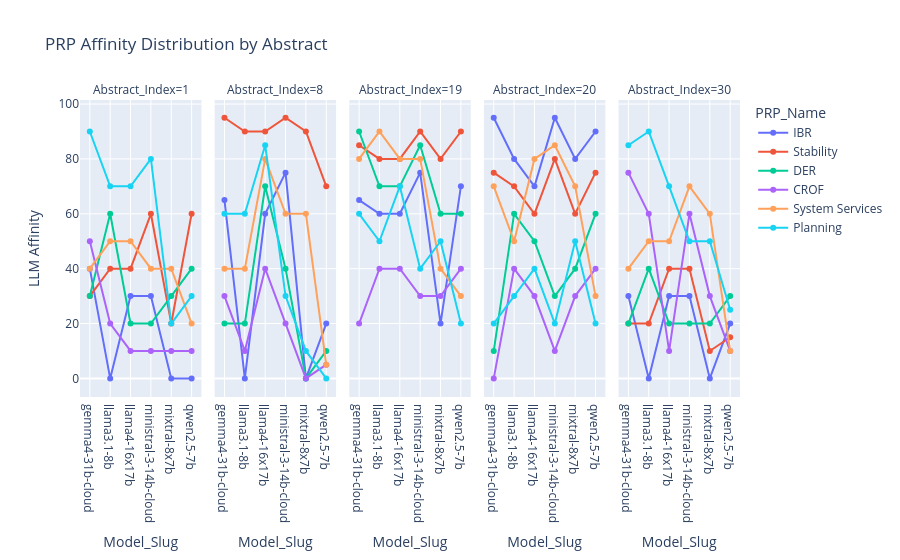

Write notebook code for a chart like this one.
### Code cell
fig = px.line(
    prp_df[prp_df['Abstract_Index'].isin([1,8,20, 19, 30])], #ra_df[ra_df['Abstract_Index'].isin([7,8,9])],
    # x='Abstract_Index',
    y='LLM_Affinity',
    # color='Model_Slug',
    # points='all',
    # hover_data='PRP_Name',
    # facet_row='PRP_Name',

    facet_col='Abstract_Index',
    color = 'PRP_Name',
    x = 'Model_Slug',
    title=f'PRP Affinity Distribution by Abstract',
    markers = True
 )
# fig.update_xaxes(range=[0.5,10.5])
fig.update_layout(yaxis_title='LLM Affinity')
# fig.update_xaxes(tickangle=45)
fig.show()

### Figure 1 — Plotly figure (JSON) as saved in the notebook; plotly's stock layout.template omitted (floating-point values rounded to 4 significant figures)
{"data": [{"hovertemplate": "PRP_Name=IBR<br>Abstract_Index=1<br>Model_Slug=%{x}<br>LLM_Affinity=%{y}<extra></extra>", "legendgroup": "IBR", "line": {"color": "#636efa", "dash": "solid"}, "marker": {"symbol": "circle"}, "mode": "lines+markers", "name": "IBR", "orientation": "v", "showlegend": true, "type": "scatter", "x": ["gemma4-31b-cloud", "llama3.1-8b", "llama4-16x17b", "ministral-3-14b-cloud", "mixtral-8x7b", "qwen2.5-7b"], "xaxis": "x", "y": [40.0, 0.0, 30.0, 30.0, 0.0, 0.0], "yaxis": "y"}, {"hovertemplate": "PRP_Name=IBR<br>Abstract_Index=8<br>Model_Slug=%{x}<br>LLM_Affinity=%{y}<extra></extra>", "legendgroup": "IBR", "line": {"color": "#636efa", "dash": "solid"}, "marker": {"symbol": "circle"}, "mode": "lines+markers", "name": "IBR", "orientation": "v", "showlegend": false, "type": "scatter", "x": ["gemma4-31b-cloud", "llama3.1-8b", "llama4-16x17b", "ministral-3-14b-cloud", "mixtral-8x7b", "qwen2.5-7b"], "xaxis": "x2", "y": [65.0, 0.0, 60.0, 75.0, 0.0, 20.0], "yaxis": "y2"}, {"hovertemplate": "PRP_Name=IBR<br>Abstract_Index=19<br>Model_Slug=%{x}<br>LLM_Affinity=%{y}<extra></extra>", "legendgroup": "IBR", "line": {"color": "#636efa", "dash": "solid"}, "marker": {"symbol": "circle"}, "mode": "lines+markers", "name": "IBR", "orientation": "v", "showlegend": false, "type": "scatter", "x": ["gemma4-31b-cloud", "llama3.1-8b", "llama4-16x17b", "ministral-3-14b-cloud", "mixtral-8x7b", "qwen2.5-7b"], "xaxis": "x3", "y": [65.0, 60.0, 60.0, 75.0, 20.0, 70.0], "yaxis": "y3"}, {"hovertemplate": "PRP_Name=IBR<br>Abstract_Index=20<br>Model_Slug=%{x}<br>LLM_Affinity=%{y}<extra></extra>", "legendgroup": "IBR", "line": {"color": "#636efa", "dash": "solid"}, "marker": {"symbol": "circle"}, "mode": "lines+markers", "name": "IBR", "orientation": "v", "showlegend": false, "type": "scatter", "x": ["gemma4-31b-cloud", "llama3.1-8b", "llama4-16x17b", "ministral-3-14b-cloud", "mixtral-8x7b", "qwen2.5-7b"], "xaxis": "x4", "y": [95.0, 80.0, 70.0, 95.0, 80.0, 90.0], "yaxis": "y4"}, {"hovertemplate": "PRP_Name=IBR<br>Abstract_Index=30<br>Model_Slug=%{x}<br>LLM_Affinity=%{y}<extra></extra>", "legendgroup": "IBR", "line": {"color": "#636efa", "dash": "solid"}, "marker": {"symbol": "circle"}, "mode": "lines+markers", "name": "IBR", "orientation": "v", "showlegend": false, "type": "scatter", "x": ["gemma4-31b-cloud", "llama3.1-8b", "llama4-16x17b", "ministral-3-14b-cloud", "mixtral-8x7b", "qwen2.5-7b"], "xaxis": "x5", "y": [30.0, 0.0, 30.0, 30.0, 0.0, 20.0], "yaxis": "y5"}, {"hovertemplate": "PRP_Name=Stability<br>Abstract_Index=1<br>Model_Slug=%{x}<br>LLM_Affinity=%{y}<extra></extra>", "legendgroup": "Stability", "line": {"color": "#EF553B", "dash": "solid"}, "marker": {"symbol": "circle"}, "mode": "lines+markers", "name": "Stability", "orientation": "v", "showlegend": true, "type": "scatter", "x": ["gemma4-31b-cloud", "llama3.1-8b", "llama4-16x17b", "ministral-3-14b-cloud", "mixtral-8x7b", "qwen2.5-7b"], "xaxis": "x", "y": [30.0, 40.0, 40.0, 60.0, 20.0, 60.0], "yaxis": "y"}, {"hovertemplate": "PRP_Name=Stability<br>Abstract_Index=8<br>Model_Slug=%{x}<br>LLM_Affinity=%{y}<extra></extra>", "legendgroup": "Stability", "line": {"color": "#EF553B", "dash": "solid"}, "marker": {"symbol": "circle"}, "mode": "lines+markers", "name": "Stability", "orientation": "v", "showlegend": false, "type": "scatter", "x": ["gemma4-31b-cloud", "llama3.1-8b", "llama4-16x17b", "ministral-3-14b-cloud", "mixtral-8x7b", "qwen2.5-7b"], "xaxis": "x2", "y": [95.0, 90.0, 90.0, 95.0, 90.0, 70.0], "yaxis": "y2"}, {"hovertemplate": "PRP_Name=Stability<br>Abstract_Index=19<br>Model_Slug=%{x}<br>LLM_Affinity=%{y}<extra></extra>", "legendgroup": "Stability", "line": {"color": "#EF553B", "dash": "solid"}, "marker": {"symbol": "circle"}, "mode": "lines+markers", "name": "Stability", "orientation": "v", "showlegend": false, "type": "scatter", "x": ["gemma4-31b-cloud", "llama3.1-8b", "llama4-16x17b", "ministral-3-14b-cloud", "mixtral-8x7b", "qwen2.5-7b"], "xaxis": "x3", "y": [85.0, 80.0, 80.0, 90.0, 80.0, 90.0], "yaxis": "y3"}, {"hovertemplate": "PRP_Name=Stability<br>Abstract_Index=20<br>Model_Slug=%{x}<br>LLM_Affinity=%{y}<extra></extra>", "legendgroup": "Stability", "line": {"color": "#EF553B", "dash": "solid"}, "marker": {"symbol": "circle"}, "mode": "lines+markers", "name": "Stability", "orientation": "v", "showlegend": false, "type": "scatter", "x": ["gemma4-31b-cloud", "llama3.1-8b", "llama4-16x17b", "ministral-3-14b-cloud", "mixtral-8x7b", "qwen2.5-7b"], "xaxis": "x4", "y": [75.0, 70.0, 60.0, 80.0, 60.0, 75.0], "yaxis": "y4"}, {"hovertemplate": "PRP_Name=Stability<br>Abstract_Index=30<br>Model_Slug=%{x}<br>LLM_Affinity=%{y}<extra></extra>", "legendgroup": "Stability", "line": {"color": "#EF553B", "dash": "solid"}, "marker": {"symbol": "circle"}, "mode": "lines+markers", "name": "Stability", "orientation": "v", "showlegend": false, "type": "scatter", "x": ["gemma4-31b-cloud", "llama3.1-8b", "llama4-16x17b", "ministral-3-14b-cloud", "mixtral-8x7b", "qwen2.5-7b"], "xaxis": "x5", "y": [20.0, 20.0, 40.0, 40.0, 10.0, 15.0], "yaxis": "y5"}, {"hovertemplate": "PRP_Name=DER<br>Abstract_Index=1<br>Model_Slug=%{x}<br>LLM_Affinity=%{y}<extra></extra>", "legendgroup": "DER", "line": {"color": "#00cc96", "dash": "solid"}, "marker": {"symbol": "circle"}, "mode": "lines+markers", "name": "DER", "orientation": "v", "showlegend": true, "type": "scatter", "x": ["gemma4-31b-cloud", "llama3.1-8b", "llama4-16x17b", "ministral-3-14b-cloud", "mixtral-8x7b", "qwen2.5-7b"], "xaxis": "x", "y": [30.0, 60.0, 20.0, 20.0, 30.0, 40.0], "yaxis": "y"}, {"hovertemplate": "PRP_Name=DER<br>Abstract_Index=8<br>Model_Slug=%{x}<br>LLM_Affinity=%{y}<extra></extra>", "legendgroup": "DER", "line": {"color": "#00cc96", "dash": "solid"}, "marker": {"symbol": "circle"}, "mode": "lines+markers", "name": "DER", "orientation": "v", "showlegend": false, "type": "scatter", "x": ["gemma4-31b-cloud", "llama3.1-8b", "llama4-16x17b", "ministral-3-14b-cloud", "mixtral-8x7b", "qwen2.5-7b"], "xaxis": "x2", "y": [20.0, 20.0, 70.0, 40.0, 0.0, 10.0], "yaxis": "y2"}, {"hovertemplate": "PRP_Name=DER<br>Abstract_Index=19<br>Model_Slug=%{x}<br>LLM_Affinity=%{y}<extra></extra>", "legendgroup": "DER", "line": {"color": "#00cc96", "dash": "solid"}, "marker": {"symbol": "circle"}, "mode": "lines+markers", "name": "DER", "orientation": "v", "showlegend": false, "type": "scatter", "x": ["gemma4-31b-cloud", "llama3.1-8b", "llama4-16x17b", "ministral-3-14b-cloud", "mixtral-8x7b", "qwen2.5-7b"], "xaxis": "x3", "y": [90.0, 70.0, 70.0, 85.0, 60.0, 60.0], "yaxis": "y3"}, {"hovertemplate": "PRP_Name=DER<br>Abstract_Index=20<br>Model_Slug=%{x}<br>LLM_Affinity=%{y}<extra></extra>", "legendgroup": "DER", "line": {"color": "#00cc96", "dash": "solid"}, "marker": {"symbol": "circle"}, "mode": "lines+markers", "name": "DER", "orientation": "v", "showlegend": false, "type": "scatter", "x": ["gemma4-31b-cloud", "llama3.1-8b", "llama4-16x17b", "ministral-3-14b-cloud", "mixtral-8x7b", "qwen2.5-7b"], "xaxis": "x4", "y": [10.0, 60.0, 50.0, 30.0, 40.0, 60.0], "yaxis": "y4"}, {"hovertemplate": "PRP_Name=DER<br>Abstract_Index=30<br>Model_Slug=%{x}<br>LLM_Affinity=%{y}<extra></extra>", "legendgroup": "DER", "line": {"color": "#00cc96", "dash": "solid"}, "marker": {"symbol": "circle"}, "mode": "lines+markers", "name": "DER", "orientation": "v", "showlegend": false, "type": "scatter", "x": ["gemma4-31b-cloud", "llama3.1-8b", "llama4-16x17b", "ministral-3-14b-cloud", "mixtral-8x7b", "qwen2.5-7b"], "xaxis": "x5", "y": [20.0, 40.0, 20.0, 20.0, 20.0, 30.0], "yaxis": "y5"}, {"hovertemplate": "PRP_Name=CROF<br>Abstract_Index=1<br>Model_Slug=%{x}<br>LLM_Affinity=%{y}<extra></extra>", "legendgroup": "CROF", "line": {"color": "#ab63fa", "dash": "solid"}, "marker": {"symbol": "circle"}, "mode": "lines+markers", "name": "CROF", "orientation": "v", "showlegend": true, "type": "scatter", "x": ["gemma4-31b-cloud", "llama3.1-8b", "llama4-16x17b", "ministral-3-14b-cloud", "mixtral-8x7b", "qwen2.5-7b"], "xaxis": "x", "y": [50.0, 20.0, 10.0, 10.0, 10.0, 10.0], "yaxis": "y"}, {"hovertemplate": "PRP_Name=CROF<br>Abstract_Index=8<br>Model_Slug=%{x}<br>LLM_Affinity=%{y}<extra></extra>", "legendgroup": "CROF", "line": {"color": "#ab63fa", "dash": "solid"}, "marker": {"symbol": "circle"}, "mode": "lines+markers", "name": "CROF", "orientation": "v", "showlegend": false, "type": "scatter", "x": ["gemma4-31b-cloud", "llama3.1-8b", "llama4-16x17b", "ministral-3-14b-cloud", "mixtral-8x7b", "qwen2.5-7b"], "xaxis": "x2", "y": [30.0, 10.0, 40.0, 20.0, 0.0, 5.0], "yaxis": "y2"}, {"hovertemplate": "PRP_Name=CROF<br>Abstract_Index=19<br>Model_Slug=%{x}<br>LLM_Affinity=%{y}<extra></extra>", "legendgroup": "CROF", "line": {"color": "#ab63fa", "dash": "solid"}, "marker": {"symbol": "circle"}, "mode": "lines+markers", "name": "CROF", "orientation": "v", "showlegend": false, "type": "scatter", "x": ["gemma4-31b-cloud", "llama3.1-8b", "llama4-16x17b", "ministral-3-14b-cloud", "mixtral-8x7b", "qwen2.5-7b"], "xaxis": "x3", "y": [20.0, 40.0, 40.0, 30.0, 30.0, 40.0], "yaxis": "y3"}, {"hovertemplate": "PRP_Name=CROF<br>Abstract_Index=20<br>Model_Slug=%{x}<br>LLM_Affinity=%{y}<extra></extra>", "legendgroup": "CROF", "line": {"color": "#ab63fa", "dash": "solid"}, "marker": {"symbol": "circle"}, "mode": "lines+markers", "name": "CROF", "orientation": "v", "showlegend": false, "type": "scatter", "x": ["gemma4-31b-cloud", "llama3.1-8b", "llama4-16x17b", "ministral-3-14b-cloud", "mixtral-8x7b", "qwen2.5-7b"], "xaxis": "x4", "y": [0.0, 40.0, 30.0, 10.0, 30.0, 40.0], "yaxis": "y4"}, {"hovertemplate": "PRP_Name=CROF<br>Abstract_Index=30<br>Model_Slug=%{x}<br>LLM_Affinity=%{y}<extra></extra>", "legendgroup": "CROF", "line": {"color": "#ab63fa", "dash": "solid"}, "marker": {"symbol": "circle"}, "mode": "lines+markers", "name": "CROF", "orientation": "v", "showlegend": false, "type": "scatter", "x": ["gemma4-31b-cloud", "llama3.1-8b", "llama4-16x17b", "ministral-3-14b-cloud", "mixtral-8x7b", "qwen2.5-7b"], "xaxis": "x5", "y": [75.0, 60.0, 10.0, 60.0, 30.0, 10.0], "yaxis": "y5"}, {"hovertemplate": "PRP_Name=System Services<br>Abstract_Index=1<br>Model_Slug=%{x}<br>LLM_Affinity=%{y}<extra></extra>", "legendgroup": "System Services", "line": {"color": "#FFA15A", "dash": "solid"}, "marker": {"symbol": "circle"}, "mode": "lines+markers", "name": "System Services", "orientation": "v", "showlegend": true, "type": "scatter", "x": ["gemma4-31b-cloud", "llama3.1-8b", "llama4-16x17b", "ministral-3-14b-cloud", "mixtral-8x7b", "qwen2.5-7b"], "xaxis": "x", "y": [40.0, 50.0, 50.0, 40.0, 40.0, 20.0], "yaxis": "y"}, {"hovertemplate": "PRP_Name=System Services<br>Abstract_Index=8<br>Model_Slug=%{x}<br>LLM_Affinity=%{y}<extra></extra>", "legendgroup": "System Services", "line": {"color": "#FFA15A", "dash": "solid"}, "marker": {"symbol": "circle"}, "mode": "lines+markers", "name": "System Services", "orientation": "v", "showlegend": false, "type": "scatter", "x": ["gemma4-31b-cloud", "llama3.1-8b", "llama4-16x17b", "ministral-3-14b-cloud", "mixtral-8x7b", "qwen2.5-7b"], "xaxis": "x2", "y": [40.0, 40.0, 80.0, 60.0, 60.0, 5.0], "yaxis": "y2"}, {"hovertemplate": "PRP_Name=System Services<br>Abstract_Index=19<br>Model_Slug=%{x}<br>LLM_Affinity=%{y}<extra></extra>", "legendgroup": "System Services", "line": {"color": "#FFA15A", "dash": "solid"}, "marker": {"symbol": "circle"}, "mode": "lines+markers", "name": "System Services", "orientation": "v", "showlegend": false, "type": "scatter", "x": ["gemma4-31b-cloud", "llama3.1-8b", "llama4-16x17b", "ministral-3-14b-cloud", "mixtral-8x7b", "qwen2.5-7b"], "xaxis": "x3", "y": [80.0, 90.0, 80.0, 80.0, 40.0, 30.0], "yaxis": "y3"}, {"hovertemplate": "PRP_Name=System Services<br>Abstract_Index=20<br>Model_Slug=%{x}<br>LLM_Affinity=%{y}<extra></extra>", "legendgroup": "System Services", "line": {"color": "#FFA15A", "dash": "solid"}, "marker": {"symbol": "circle"}, "mode": "lines+markers", "name": "System Services", "orientation": "v", "showlegend": false, "type": "scatter", "x": ["gemma4-31b-cloud", "llama3.1-8b", "llama4-16x17b", "ministral-3-14b-cloud", "mixtral-8x7b", "qwen2.5-7b"], "xaxis": "x4", "y": [70.0, 50.0, 80.0, 85.0, 70.0, 30.0], "yaxis": "y4"}, {"hovertemplate": "PRP_Name=System Services<br>Abstract_Index=30<br>Model_Slug=%{x}<br>LLM_Affinity=%{y}<extra></extra>", "legendgroup": "System Services", "line": {"color": "#FFA15A", "dash": "solid"}, "marker": {"symbol": "circle"}, "mode": "lines+markers", "name": "System Services", "orientation": "v", "showlegend": false, "type": "scatter", "x": ["gemma4-31b-cloud", "llama3.1-8b", "llama4-16x17b", "ministral-3-14b-cloud", "mixtral-8x7b", "qwen2.5-7b"], "xaxis": "x5", "y": [40.0, 50.0, 50.0, 70.0, 60.0, 10.0], "yaxis": "y5"}, {"hovertemplate": "PRP_Name=Planning<br>Abstract_Index=1<br>Model_Slug=%{x}<br>LLM_Affinity=%{y}<extra></extra>", "legendgroup": "Planning", "line": {"color": "#19d3f3", "dash": "solid"}, "marker": {"symbol": "circle"}, "mode": "lines+markers", "name": "Planning", "orientation": "v", "showlegend": true, "type": "scatter", "x": ["gemma4-31b-cloud", "llama3.1-8b", "llama4-16x17b", "ministral-3-14b-cloud", "mixtral-8x7b", "qwen2.5-7b"], "xaxis": "x", "y": [90.0, 70.0, 70.0, 80.0, 20.0, 30.0], "yaxis": "y"}, {"hovertemplate": "PRP_Name=Planning<br>Abstract_Index=8<br>Model_Slug=%{x}<br>LLM_Affinity=%{y}<extra></extra>", "legendgroup": "Planning", "line": {"color": "#19d3f3", "dash": "solid"}, "marker": {"symbol": "circle"}, "mode": "lines+markers", "name": "Planning", "orientation": "v", "showlegend": false, "type": "scatter", "x": ["gemma4-31b-cloud", "llama3.1-8b", "llama4-16x17b", "ministral-3-14b-cloud", "mixtral-8x7b", "qwen2.5-7b"], "xaxis": "x2", "y": [60.0, 60.0, 85.0, 30.0, 10.0, 0.0], "yaxis": "y2"}, {"hovertemplate": "PRP_Name=Planning<br>Abstract_Index=19<br>Model_Slug=%{x}<br>LLM_Affinity=%{y}<extra></extra>", "legendgroup": "Planning", "line": {"color": "#19d3f3", "dash": "solid"}, "marker": {"symbol": "circle"}, "mode": "lines+markers", "name": "Planning", "orientation": "v", "showlegend": false, "type": "scatter", "x": ["gemma4-31b-cloud", "llama3.1-8b", "llama4-16x17b", "ministral-3-14b-cloud", "mixtral-8x7b", "qwen2.5-7b"], "xaxis": "x3", "y": [60.0, 50.0, 70.0, 40.0, 50.0, 20.0], "yaxis": "y3"}, {"hovertemplate": "PRP_Name=Planning<br>Abstract_Index=20<br>Model_Slug=%{x}<br>LLM_Affinity=%{y}<extra></extra>", "legendgroup": "Planning", "line": {"color": "#19d3f3", "dash": "solid"}, "marker": {"symbol": "circle"}, "mode": "lines+markers", "name": "Planning", "orientation": "v", "showlegend": false, "type": "scatter", "x": ["gemma4-31b-cloud", "llama3.1-8b", "llama4-16x17b", "ministral-3-14b-cloud", "mixtral-8x7b", "qwen2.5-7b"], "xaxis": "x4", "y": [20.0, 30.0, 40.0, 20.0, 50.0, 20.0], "yaxis": "y4"}, {"hovertemplate": "PRP_Name=Planning<br>Abstract_Index=30<br>Model_Slug=%{x}<br>LLM_Affinity=%{y}<extra></extra>", "legendgroup": "Planning", "line": {"color": "#19d3f3", "dash": "solid"}, "marker": {"symbol": "circle"}, "mode": "lines+markers", "name": "Planning", "orientation": "v", "showlegend": false, "type": "scatter", "x": ["gemma4-31b-cloud", "llama3.1-8b", "llama4-16x17b", "ministral-3-14b-cloud", "mixtral-8x7b", "qwen2.5-7b"], "xaxis": "x5", "y": [85.0, 90.0, 70.0, 50.0, 50.0, 25.0], "yaxis": "y5"}], "layout": {"annotations": [{"font": {}, "showarrow": false, "text": "Abstract_Index=1", "x": 0.092, "xanchor": "center", "xref": "paper", "y": 1, "yanchor": "bottom", "yref": "paper"}, {"font": {}, "showarrow": false, "text": "Abstract_Index=8", "x": 0.296, "xanchor": "center", "xref": "paper", "y": 1, "yanchor": "bottom", "yref": "paper"}, {"font": {}, "showarrow": false, "text": "Abstract_Index=19", "x": 0.5, "xanchor": "center", "xref": "paper", "y": 1, "yanchor": "bottom", "yref": "paper"}, {"font": {}, "showarrow": false, "text": "Abstract_Index=20", "x": 0.704, "xanchor": "center", "xref": "paper", "y": 1, "yanchor": "bottom", "yref": "paper"}, {"font": {}, "showarrow": false, "text": "Abstract_Index=30", "x": 0.908, "xanchor": "center", "xref": "paper", "y": 1, "yanchor": "bottom", "yref": "paper"}], "legend": {"title": {"text": "PRP_Name"}, "tracegroupgap": 0}, "title": {"text": "PRP Affinity Distribution by Abstract"}, "xaxis": {"anchor": "y", "domain": [0, 0.184], "title": {"text": "Model_Slug"}}, "xaxis2": {"anchor": "y2", "domain": [0.204, 0.388], "matches": "x", "title": {"text": "Model_Slug"}}, "xaxis3": {"anchor": "y3", "domain": [0.408, 0.592], "matches": "x", "title": {"text": "Model_Slug"}}, "xaxis4": {"anchor": "y4", "domain": [0.612, 0.796], "matches": "x", "title": {"text": "Model_Slug"}}, "xaxis5": {"anchor": "y5", "domain": [0.816, 1], "matches": "x", "title": {"text": "Model_Slug"}}, "yaxis": {"anchor": "x", "domain": [0, 1], "title": {"text": "LLM Affinity"}}, "yaxis2": {"anchor": "x2", "domain": [0, 1], "matches": "y", "showticklabels": false}, "yaxis3": {"anchor": "x3", "domain": [0, 1], "matches": "y", "showticklabels": false}, "yaxis4": {"anchor": "x4", "domain": [0, 1], "matches": "y", "showticklabels": false}, "yaxis5": {"anchor": "x5", "domain": [0, 1], "matches": "y", "showticklabels": false}}}
